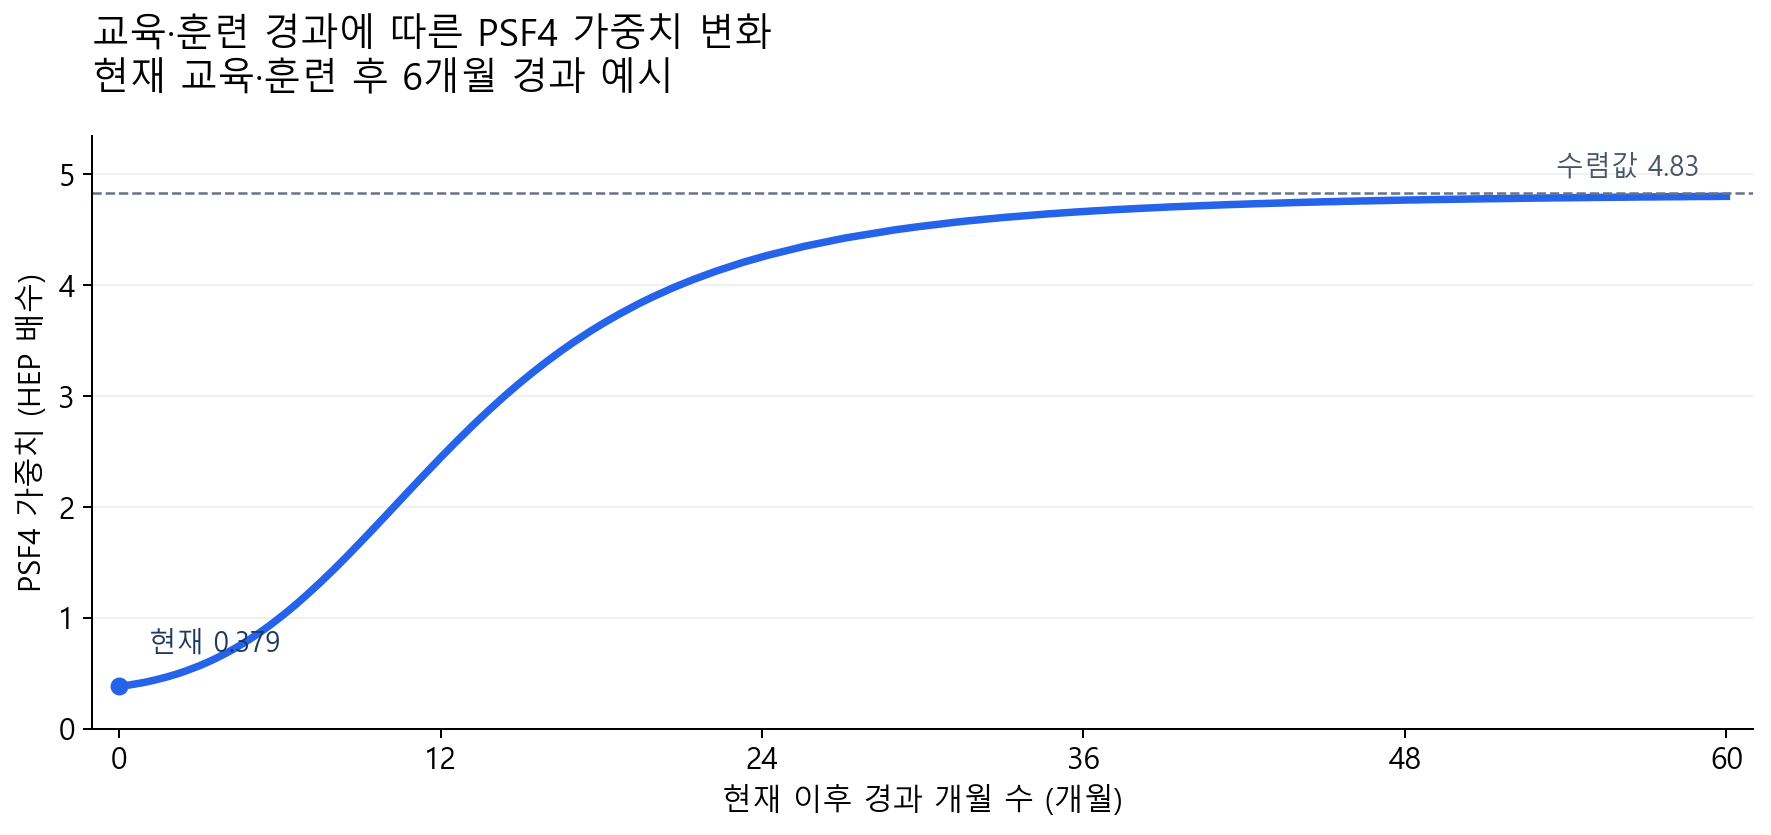

Generate this figure with Python:
from pathlib import Path
import sys
import matplotlib
matplotlib.use('Agg')
import matplotlib.pyplot as plt

sys.path.insert(0, str(Path(__file__).resolve().parents[1]))
from predictors.psf4_formula import build_psf4_forecast

OUT = Path(__file__).resolve().parent
elapsed_months = 6
forecast = build_psf4_forecast(elapsed_months)
values = forecast['series']['hep_multipliers']
months = [i / 10 for i in range(len(values))]
plt.rcParams['font.family'] = 'Malgun Gothic'
plt.rcParams['axes.unicode_minus'] = False
plt.rcParams['font.size'] = 12

def draw_chart(ax):
    ax.plot(months, values, color='#2563eb', linewidth=3)
    ax.axhline(4.83, color='#64748b', linewidth=1, linestyle='--')
    ax.text(59, 4.93, '수렴값 4.83', ha='right', va='bottom', fontsize=11,
            color='#475569')
    ax.scatter([0], [values[0]], color='#2563eb', s=38, zorder=3)
    ax.annotate(f'현재 {values[0]:.3f}', (0, values[0]), xytext=(12, 14),
                textcoords='offset points', fontsize=11, color='#1e3a5f')
    ax.set(xlim=(-1, 61), ylim=(0, 5.35),
           xlabel='현재 이후 경과 개월 수 (개월)', ylabel='PSF4 가중치 (HEP 배수)')
    ax.set_xticks([0, 12, 24, 36, 48, 60])
    ax.set_yticks([0, 1, 2, 3, 4, 5])
    ax.grid(axis='y', alpha=0.18)
    for side in ['top', 'right']:
        ax.spines[side].set_visible(False)

fig, ax = plt.subplots(figsize=(10, 4.8), dpi=180)
draw_chart(ax)
ax.set_title('교육·훈련 경과에 따른 PSF4 가중치 변화\n현재 교육·훈련 후 6개월 경과 예시',
             loc='left', fontsize=15, pad=18)
fig.tight_layout()
fig.savefig(OUT / 'psf4-monthly-example.png', bbox_inches='tight')
plt.close(fig)

fig = plt.figure(figsize=(14, 6), dpi=180)
fig.text(0.065, 0.92, '교육·훈련 경과에 따른 PSF4 가중치 변화',
         fontsize=23, color='#203b64')
fig.text(0.065, 0.86, '예시 조건: 현재 교육·훈련 후 6개월 경과',
         fontsize=14, color='#475569')
ax = fig.add_axes([0.075, 0.17, 0.53, 0.60])
draw_chart(ax)

sections = [
    (0.71, '가중치 산정',
     '현재 경과 개월 수에 미래 경과 개월 수를\n더하여 스케일링한 공식에 대입한다.'),
    (0.49, '그래프 생성',
     '향후 60개월의 가중치를 0.1개월 간격으로\n계산하고, 총 601개 값을 연결한다.'),
    (0.27, '변화 양상',
     f'현재 가중치 {values[0]:.3f}에서 비선형적으로 증가하며,\n장기간 경과할수록 4.83에 수렴한다.'),
]
for ypos, label, body in sections:
    fig.text(0.665, ypos, label, fontsize=17, color='#203b64')
    fig.text(0.665, ypos - 0.055, body, fontsize=14, va='top',
             linespacing=1.65, color='#202020')
fig.text(0.065, 0.045, '※ X축의 0개월은 현재 시점이며, Y축은 HEP 계산에 사용하는 PSF4 가중치이다.',
         fontsize=11, color='#475569')
fig.savefig(OUT / 'psf4-monthly-explained.png', bbox_inches='tight', pad_inches=0.2)
plt.close(fig)
print(f'Points: {len(values)}; current weight: {values[0]}; weight in 60 months: {values[-1]}')
